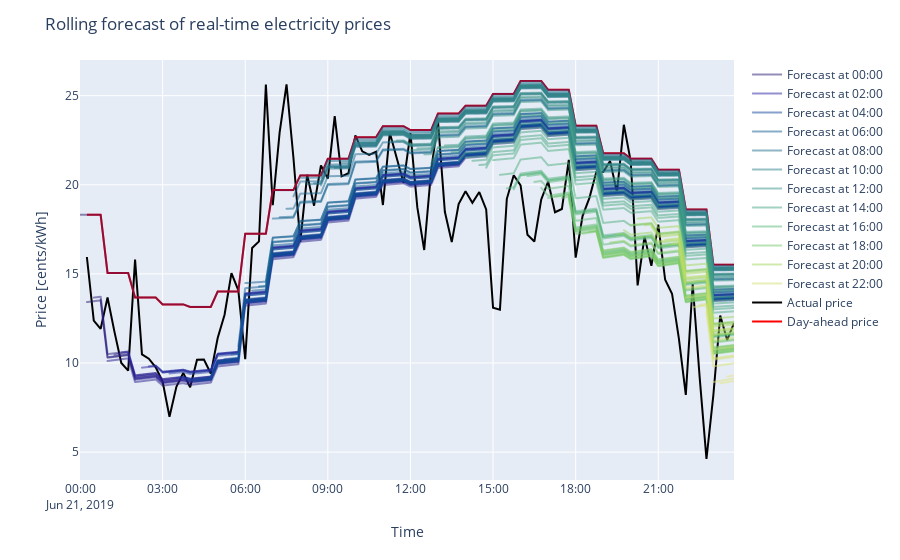

Here is the notebook cell this chart was saved with:
### Code cell
colorscale = []
rgb = px.colors.convert_colors_to_same_type(px.colors.sequential.haline)[0]
n_steps = int(np.round(96/(len(rgb)-1)))  # Control the number of colors in the final colorscale
for i in range(len(rgb) - 1):
    for step in np.linspace(0, 1, n_steps):
        colorscale.append(px.colors.find_intermediate_color(rgb[i], rgb[i + 1], step, colortype='rgb'))

for i in range(len(colorscale)):
    colorscale[i] = colorscale[i][:-1]+', 0.5)'
    colorscale[i] = 'rgba'+colorscale[i][3:]

fig = px.line(df[df['Day']==dias[20]], x="DateTime", y="p_pred", color='From2',color_discrete_sequence=colorscale, labels={"From2": ""})

labels_to_show_in_legend = ["Forecast at 0{}:00".format(i) for i in range(0, 10, 2)]+["Forecast at {}:00".format(i) for i in range(10, 24, 2)]

for trace in fig['data']: 
    if (not trace['name'] in labels_to_show_in_legend):
        trace['showlegend'] = False

fig.add_trace(go.Scatter(x=df[(df['Day']==dias[20]) & (df['From']=='2019-06-21 00:00:00')]["DateTime"], 
                         y=df[(df['Day']==dias[20]) & (df['From']=='2019-06-21 00:00:00')]["p"], 
                         name="Actual price",
                         line=dict(color='black'),))
fig.add_trace(go.Scatter(x=df[(df['Day']==dias[20]) & (df['From']=='2019-06-21 00:00:00')]["DateTime"], 
                         y=df[(df['Day']==dias[20]) & (df['From']=='2019-06-21 00:00:00')]["dayahead"], 
                         name="Day-ahead price",
                         line=dict(color='red'),))

fig.update_layout(title_text="Rolling forecast of real-time electricity prices",
                  yaxis=dict(title="Price [cents/kWh]"),
                  xaxis=dict(title= "Time"))

fig.update_layout(title_text="Rolling forecast of real-time electricity prices",
                  yaxis=dict(title="Price [cents/kWh]"),
                  xaxis=dict(title= "Time"))

fig.write_image("../../Soportes documento/Graficas documento/price_forecast.png", scale=2, height = 450, width=700)
fig.show()
